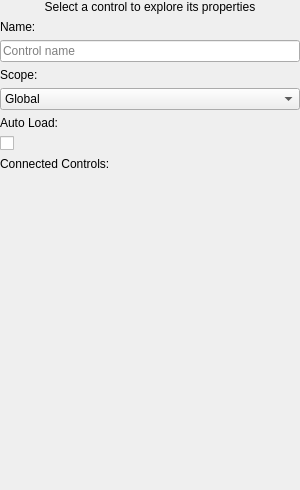
<?xml version="1.0" encoding="UTF-8"?>
<ui version="4.0">
 <class>InspectorPanel</class>
 <widget class="QWidget" name="InspectorPanel">
  <property name="geometry">
   <rect>
    <x>0</x>
    <y>0</y>
    <width>300</width>
    <height>490</height>
   </rect>
  </property>
  <property name="sizePolicy">
   <sizepolicy hsizetype="Expanding" vsizetype="Preferred">
    <horstretch>0</horstretch>
    <verstretch>0</verstretch>
   </sizepolicy>
  </property>
  <property name="minimumSize">
   <size>
    <width>0</width>
    <height>0</height>
   </size>
  </property>
  <property name="windowTitle">
   <string>Inspector Panel</string>
  </property>
  <layout class="QVBoxLayout" name="horizontalLayout_22" stretch="0,0,0">
   <property name="leftMargin">
    <number>0</number>
   </property>
   <property name="topMargin">
    <number>0</number>
   </property>
   <property name="rightMargin">
    <number>0</number>
   </property>
   <property name="bottomMargin">
    <number>0</number>
   </property>
   <item>
    <widget class="QLabel" name="m_emptyInspectorLabel">
     <property name="text">
      <string>Select a control to explore its properties</string>
     </property>
     <property name="alignment">
      <set>Qt::AlignCenter</set>
     </property>
    </widget>
   </item>
   <item>
    <widget class="QScrollArea" name="m_propertiesPanel">
     <property name="sizePolicy">
      <sizepolicy hsizetype="Expanding" vsizetype="Expanding">
       <horstretch>0</horstretch>
       <verstretch>0</verstretch>
      </sizepolicy>
     </property>
     <property name="minimumSize">
      <size>
       <width>0</width>
       <height>0</height>
      </size>
     </property>
     <property name="frameShape">
      <enum>QFrame::NoFrame</enum>
     </property>
     <property name="horizontalScrollBarPolicy">
      <enum>Qt::ScrollBarAlwaysOff</enum>
     </property>
     <property name="widgetResizable">
      <bool>true</bool>
     </property>
     <widget class="QWidget" name="scrollAreaWidgetContents_3">
      <property name="geometry">
       <rect>
        <x>0</x>
        <y>0</y>
        <width>300</width>
        <height>445</height>
       </rect>
      </property>
      <layout class="QFormLayout" name="m_inspectorControlsLayout">
       <property name="fieldGrowthPolicy">
        <enum>QFormLayout::AllNonFixedFieldsGrow</enum>
       </property>
       <property name="rowWrapPolicy">
        <enum>QFormLayout::WrapAllRows</enum>
       </property>
       <property name="leftMargin">
        <number>0</number>
       </property>
       <property name="topMargin">
        <number>0</number>
       </property>
       <property name="rightMargin">
        <number>0</number>
       </property>
       <property name="bottomMargin">
        <number>0</number>
       </property>
       <item row="1" column="0">
        <widget class="QLabel" name="m_nameLabel">
         <property name="minimumSize">
          <size>
           <width>55</width>
           <height>0</height>
          </size>
         </property>
         <property name="text">
          <string>Name:</string>
         </property>
         <property name="buddy">
          <cstring>m_nameLineEditor</cstring>
         </property>
        </widget>
       </item>
       <item row="1" column="1">
        <widget class="QLineEdit" name="m_nameLineEditor">
         <property name="sizePolicy">
          <sizepolicy hsizetype="Expanding" vsizetype="Fixed">
           <horstretch>0</horstretch>
           <verstretch>0</verstretch>
          </sizepolicy>
         </property>
         <property name="placeholderText">
          <string>Control name</string>
         </property>
         <property name="clearButtonEnabled">
          <bool>true</bool>
         </property>
        </widget>
       </item>
       <item row="2" column="0">
        <widget class="QLabel" name="m_scopeLabel">
         <property name="minimumSize">
          <size>
           <width>55</width>
           <height>0</height>
          </size>
         </property>
         <property name="text">
          <string>Scope:</string>
         </property>
         <property name="buddy">
          <cstring>m_scopeDropDown</cstring>
         </property>
        </widget>
       </item>
       <item row="2" column="1">
        <widget class="QComboBox" name="m_scopeDropDown">
         <property name="sizePolicy">
          <sizepolicy hsizetype="Expanding" vsizetype="Fixed">
           <horstretch>0</horstretch>
           <verstretch>0</verstretch>
          </sizepolicy>
         </property>
         <item>
          <property name="text">
           <string>Global</string>
          </property>
         </item>
        </widget>
       </item>
       <item row="3" column="0">
        <widget class="QLabel" name="m_autoLoadLabel">
         <property name="minimumSize">
          <size>
           <width>55</width>
           <height>0</height>
          </size>
         </property>
         <property name="text">
          <string>Auto Load:</string>
         </property>
         <property name="buddy">
          <cstring>m_autoLoadCheckBox</cstring>
         </property>
        </widget>
       </item>
       <item row="3" column="1">
        <widget class="QCheckBox" name="m_autoLoadCheckBox">
         <property name="sizePolicy">
          <sizepolicy hsizetype="Expanding" vsizetype="Fixed">
           <horstretch>0</horstretch>
           <verstretch>0</verstretch>
          </sizepolicy>
         </property>
         <property name="text">
          <string/>
         </property>
         <property name="tristate">
          <bool>true</bool>
         </property>
        </widget>
       </item>
       <item row="4" column="0">
        <widget class="QLabel" name="m_connectedControlsLabel">
         <property name="text">
          <string>Connected Controls:</string>
         </property>
         <property name="buddy">
          <cstring>m_connectionList</cstring>
         </property>
        </widget>
       </item>
       <item row="4" column="1">
        <widget class="AudioControls::QConnectionsWidget" name="m_connectionList" native="true"/>
       </item>
      </layout>
     </widget>
    </widget>
   </item>
   <item>
    <spacer name="horizontalSpacer">
     <property name="orientation">
      <enum>Qt::Horizontal</enum>
     </property>
     <property name="sizeHint" stdset="0">
      <size>
       <width>300</width>
       <height>20</height>
      </size>
     </property>
    </spacer>
   </item>
  </layout>
 </widget>
 <customwidgets>
  <customwidget>
   <class>AudioControls::QConnectionsWidget</class>
   <extends>QWidget</extends>
   <header>QConnectionsWidget.h</header>
   <container>1</container>
  </customwidget>
 </customwidgets>
 <resources>
  <include location="AudioControlsEditorUI.qrc"/>
 </resources>
 <connections/>
</ui>
